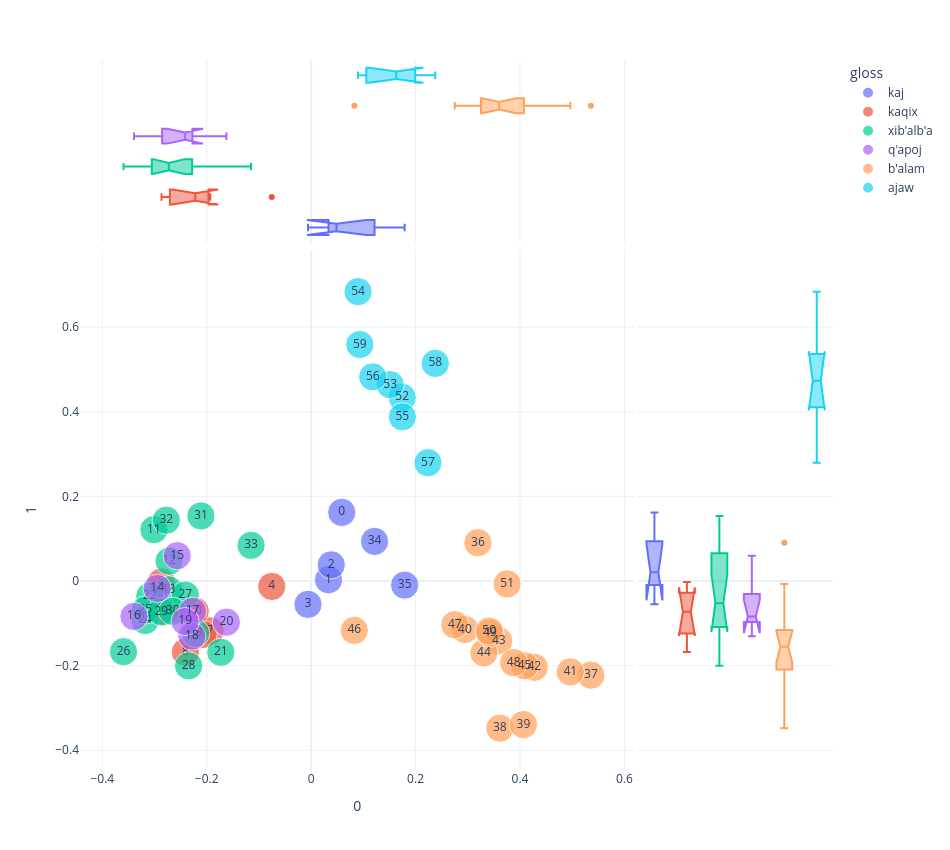
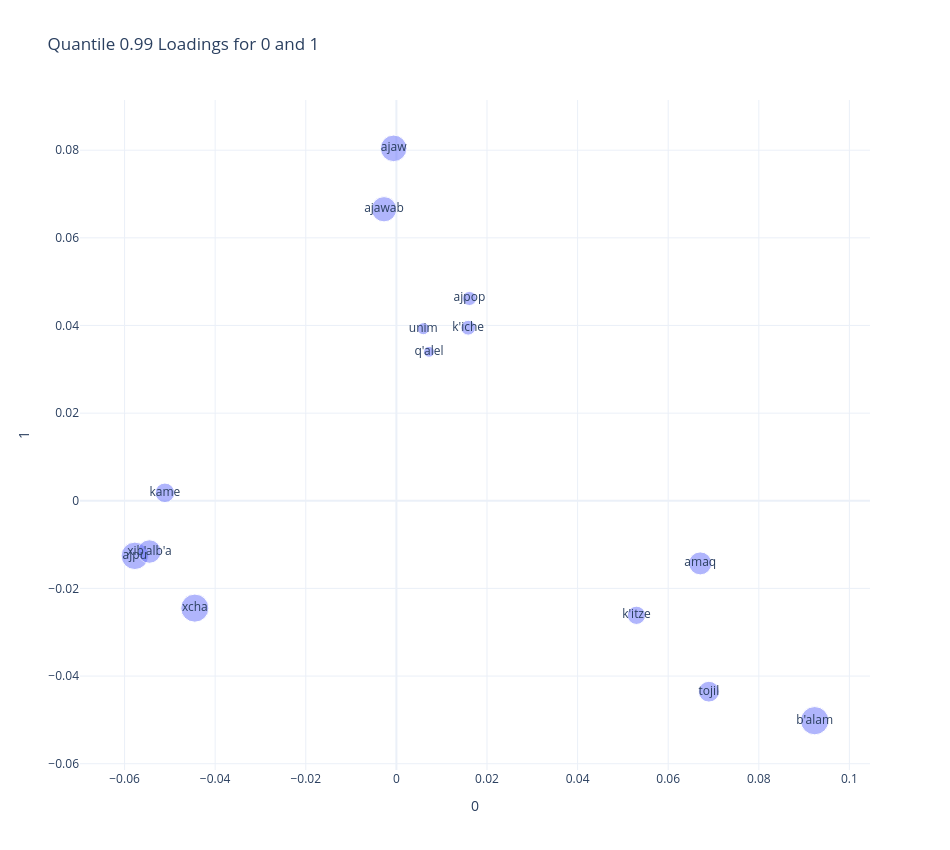

Notebook code for these charts, in order:
### Code cell
plot_pca(0,1)

### Figure 1 — Plotly figure (JSON) as saved in the notebook; plotly's stock layout.template omitted (floating-point values rounded to 4 significant figures)
{"data": [{"hovertemplate": "gloss=kaj<br>0=%{x}<br>1=%{y}<br>size=%{marker.size}<br>doc_id=%{text}<extra></extra>", "legendgroup": "kaj", "marker": {"color": "#636efa", "size": [1, 1, 1, 1, 1, 1], "sizemode": "area", "sizeref": 0.0025, "symbol": "circle"}, "mode": "markers+text", "name": "kaj", "orientation": "v", "showlegend": true, "text": [0.0, 1.0, 2.0, 3.0, 34.0, 35.0], "type": "scatter", "x": [0.0586, 0.03325, 0.03844, -0.006078, 0.1214, 0.1791], "xaxis": "x", "y": [0.1622, 0.002986, 0.03819, -0.05519, 0.09371, -0.009611], "yaxis": "y"}, {"alignmentgroup": "True", "hovertemplate": "gloss=kaj<br>0=%{x}<extra></extra>", "legendgroup": "kaj", "marker": {"color": "#636efa", "symbol": "circle"}, "name": "kaj", "notched": true, "offsetgroup": "kaj", "showlegend": false, "type": "box", "x": [0.0586, 0.03325, 0.03844, -0.006078, 0.1214, 0.1791], "xaxis": "x3", "yaxis": "y3"}, {"alignmentgroup": "True", "hovertemplate": "gloss=kaj<br>1=%{y}<extra></extra>", "legendgroup": "kaj", "marker": {"color": "#636efa", "symbol": "circle"}, "name": "kaj", "notched": true, "offsetgroup": "kaj", "showlegend": false, "type": "box", "xaxis": "x2", "y": [0.1622, 0.002986, 0.03819, -0.05519, 0.09371, -0.009611], "yaxis": "y2"}, {"hovertemplate": "gloss=kaqix<br>0=%{x}<br>1=%{y}<br>size=%{marker.size}<br>doc_id=%{text}<extra></extra>", "legendgroup": "kaqix", "marker": {"color": "#EF553B", "size": [1, 1, 1, 1, 1, 1, 1], "sizemode": "area", "sizeref": 0.0025, "symbol": "circle"}, "mode": "markers+text", "name": "kaqix", "orientation": "v", "showlegend": true, "text": [4.0, 5.0, 6.0, 7.0, 8.0, 9.0, 10.0], "type": "scatter", "x": [-0.07544, -0.2805, -0.2866, -0.1932, -0.2409, -0.207, -0.2221], "xaxis": "x", "y": [-0.01285, -0.07239, -0.002169, -0.1177, -0.1679, -0.1264, -0.0713], "yaxis": "y"}, {"alignmentgroup": "True", "hovertemplate": "gloss=kaqix<br>0=%{x}<extra></extra>", "legendgroup": "kaqix", "marker": {"color": "#EF553B", "symbol": "circle"}, "name": "kaqix", "notched": true, "offsetgroup": "kaqix", "showlegend": false, "type": "box", "x": [-0.07544, -0.2805, -0.2866, -0.1932, -0.2409, -0.207, -0.2221], "xaxis": "x3", "yaxis": "y3"}, {"alignmentgroup": "True", "hovertemplate": "gloss=kaqix<br>1=%{y}<extra></extra>", "legendgroup": "kaqix", "marker": {"color": "#EF553B", "symbol": "circle"}, "name": "kaqix", "notched": true, "offsetgroup": "kaqix", "showlegend": false, "type": "box", "xaxis": "x2", "y": [-0.01285, -0.07239, -0.002169, -0.1177, -0.1679, -0.1264, -0.0713], "yaxis": "y2"}, {"hovertemplate": "gloss=xib'alb'a<br>0=%{x}<br>1=%{y}<br>size=%{marker.size}<br>doc_id=%{text}<extra></extra>", "legendgroup": "xib'alb'a", "marker": {"color": "#00cc96", "size": [1, 1, 1, 1, 1, 1, 1, 1, 1, 1, 1, 1, 1, 1, 1, 1], "sizemode": "area", "sizeref": 0.0025, "symbol": "circle"}, "mode": "markers+text", "name": "xib'alb'a", "orientation": "v", "showlegend": true, "text": [11.0, 12.0, 13.0, 21.0, 22.0, 23.0, 24.0, 25.0, 26.0, 27.0, 28.0, 29.0, 30.0, 31.0, 32.0, 33.0], "type": "scatter", "x": [-0.3012, -0.2721, -0.2731, -0.1731, -0.3091, -0.2212, -0.3181, -0.3177, -0.3594, -0.2411, -0.2347, -0.2871, -0.2653, -0.2111, -0.2774, -0.1151], "xaxis": "x", "y": [0.1214, 0.04689, -0.02073, -0.1685, -0.03603, -0.1235, -0.09332, -0.06862, -0.167, -0.03296, -0.2003, -0.07278, -0.07159, 0.1538, 0.1438, 0.08426], "yaxis": "y"}, {"alignmentgroup": "True", "hovertemplate": "gloss=xib'alb'a<br>0=%{x}<extra></extra>", "legendgroup": "xib'alb'a", "marker": {"color": "#00cc96", "symbol": "circle"}, "name": "xib'alb'a", "notched": true, "offsetgroup": "xib'alb'a", "showlegend": false, "type": "box", "x": [-0.3012, -0.2721, -0.2731, -0.1731, -0.3091, -0.2212, -0.3181, -0.3177, -0.3594, -0.2411, -0.2347, -0.2871, -0.2653, -0.2111, -0.2774, -0.1151], "xaxis": "x3", "yaxis": "y3"}, {"alignmentgroup": "True", "hovertemplate": "gloss=xib'alb'a<br>1=%{y}<extra></extra>", "legendgroup": "xib'alb'a", "marker": {"color": "#00cc96", "symbol": "circle"}, "name": "xib'alb'a", "notched": true, "offsetgroup": "xib'alb'a", "showlegend": false, "type": "box", "xaxis": "x2", "y": [0.1214, 0.04689, -0.02073, -0.1685, -0.03603, -0.1235, -0.09332, -0.06862, -0.167, -0.03296, -0.2003, -0.07278, -0.07159, 0.1538, 0.1438, 0.08426], "yaxis": "y2"}, {"hovertemplate": "gloss=q'apoj<br>0=%{x}<br>1=%{y}<br>size=%{marker.size}<br>doc_id=%{text}<extra></extra>", "legendgroup": "q'apoj", "marker": {"color": "#ab63fa", "size": [1, 1, 1, 1, 1, 1, 1], "sizemode": "area", "sizeref": 0.0025, "symbol": "circle"}, "mode": "markers+text", "name": "q'apoj", "orientation": "v", "showlegend": true, "text": [14.0, 15.0, 16.0, 17.0, 18.0, 19.0, 20.0], "type": "scatter", "x": [-0.295, -0.2566, -0.3394, -0.2272, -0.2284, -0.2414, -0.1624], "xaxis": "x", "y": [-0.01748, 0.05985, -0.08379, -0.07137, -0.1305, -0.09563, -0.09729], "yaxis": "y"}, {"alignmentgroup": "True", "hovertemplate": "gloss=q'apoj<br>0=%{x}<extra></extra>", "legendgroup": "q'apoj", "marker": {"color": "#ab63fa", "symbol": "circle"}, "name": "q'apoj", "notched": true, "offsetgroup": "q'apoj", "showlegend": false, "type": "box", "x": [-0.295, -0.2566, -0.3394, -0.2272, -0.2284, -0.2414, -0.1624], "xaxis": "x3", "yaxis": "y3"}, {"alignmentgroup": "True", "hovertemplate": "gloss=q'apoj<br>1=%{y}<extra></extra>", "legendgroup": "q'apoj", "marker": {"color": "#ab63fa", "symbol": "circle"}, "name": "q'apoj", "notched": true, "offsetgroup": "q'apoj", "showlegend": false, "type": "box", "xaxis": "x2", "y": [-0.01748, 0.05985, -0.08379, -0.07137, -0.1305, -0.09563, -0.09729], "yaxis": "y2"}, {"hovertemplate": "gloss=b'alam<br>0=%{x}<br>1=%{y}<br>size=%{marker.size}<br>doc_id=%{text}<extra></extra>", "legendgroup": "b'alam", "marker": {"color": "#FFA15A", "size": [1, 1, 1, 1, 1, 1, 1, 1, 1, 1, 1, 1, 1, 1, 1, 1], "sizemode": "area", "sizeref": 0.0025, "symbol": "circle"}, "mode": "markers+text", "name": "b'alam", "orientation": "v", "showlegend": true, "text": [36.0, 37.0, 38.0, 39.0, 40.0, 41.0, 42.0, 43.0, 44.0, 45.0, 46.0, 47.0, 48.0, 49.0, 50.0, 51.0], "type": "scatter", "x": [0.3195, 0.5358, 0.3614, 0.4066, 0.2946, 0.4964, 0.4273, 0.3593, 0.3309, 0.4089, 0.08267, 0.2752, 0.3879, 0.3427, 0.3409, 0.3754], "xaxis": "x", "y": [0.09043, -0.2225, -0.3478, -0.3393, -0.1146, -0.2149, -0.2038, -0.1414, -0.1696, -0.2005, -0.1167, -0.1033, -0.193, -0.1233, -0.1183, -0.006844], "yaxis": "y"}, {"alignmentgroup": "True", "hovertemplate": "gloss=b'alam<br>0=%{x}<extra></extra>", "legendgroup": "b'alam", "marker": {"color": "#FFA15A", "symbol": "circle"}, "name": "b'alam", "notched": true, "offsetgroup": "b'alam", "showlegend": false, "type": "box", "x": [0.3195, 0.5358, 0.3614, 0.4066, 0.2946, 0.4964, 0.4273, 0.3593, 0.3309, 0.4089, 0.08267, 0.2752, 0.3879, 0.3427, 0.3409, 0.3754], "xaxis": "x3", "yaxis": "y3"}, {"alignmentgroup": "True", "hovertemplate": "gloss=b'alam<br>1=%{y}<extra></extra>", "legendgroup": "b'alam", "marker": {"color": "#FFA15A", "symbol": "circle"}, "name": "b'alam", "notched": true, "offsetgroup": "b'alam", "showlegend": false, "type": "box", "xaxis": "x2", "y": [0.09043, -0.2225, -0.3478, -0.3393, -0.1146, -0.2149, -0.2038, -0.1414, -0.1696, -0.2005, -0.1167, -0.1033, -0.193, -0.1233, -0.1183, -0.006844], "yaxis": "y2"}, {"hovertemplate": "gloss=ajaw<br>0=%{x}<br>1=%{y}<br>size=%{marker.size}<br>doc_id=%{text}<extra></extra>", "legendgroup": "ajaw", "marker": {"color": "#19d3f3", "size": [1, 1, 1, 1, 1, 1, 1, 1], "sizemode": "area", "sizeref": 0.0025, "symbol": "circle"}, "mode": "markers+text", "name": "ajaw", "orientation": "v", "showlegend": true, "text": [52.0, 53.0, 54.0, 55.0, 56.0, 57.0, 58.0, 59.0], "type": "scatter", "x": [0.1745, 0.1514, 0.08974, 0.1747, 0.118, 0.2237, 0.2377, 0.09318], "xaxis": "x", "y": [0.4339, 0.464, 0.6839, 0.388, 0.4826, 0.2796, 0.5144, 0.5589], "yaxis": "y"}, {"alignmentgroup": "True", "hovertemplate": "gloss=ajaw<br>0=%{x}<extra></extra>", "legendgroup": "ajaw", "marker": {"color": "#19d3f3", "symbol": "circle"}, "name": "ajaw", "notched": true, "offsetgroup": "ajaw", "showlegend": false, "type": "box", "x": [0.1745, 0.1514, 0.08974, 0.1747, 0.118, 0.2237, 0.2377, 0.09318], "xaxis": "x3", "yaxis": "y3"}, {"alignmentgroup": "True", "hovertemplate": "gloss=ajaw<br>1=%{y}<extra></extra>", "legendgroup": "ajaw", "marker": {"color": "#19d3f3", "symbol": "circle"}, "name": "ajaw", "notched": true, "offsetgroup": "ajaw", "showlegend": false, "type": "box", "xaxis": "x2", "y": [0.4339, 0.464, 0.6839, 0.388, 0.4826, 0.2796, 0.5144, 0.5589], "yaxis": "y2"}], "layout": {"height": 850, "legend": {"itemsizing": "constant", "title": {"text": "gloss"}, "tracegroupgap": 0}, "margin": {"t": 60}, "width": 950, "xaxis": {"anchor": "y", "domain": [0, 0.7363], "title": {"text": "0"}}, "xaxis2": {"anchor": "y2", "domain": [0.7413, 1], "matches": "x2", "showgrid": false, "showline": false, "showticklabels": false, "ticks": ""}, "xaxis3": {"anchor": "y3", "domain": [0, 0.7363], "matches": "x", "showgrid": true, "showticklabels": false}, "xaxis4": {"anchor": "y4", "domain": [0.7413, 1], "matches": "x2", "showgrid": false, "showline": false, "showticklabels": false, "ticks": ""}, "yaxis": {"anchor": "x", "domain": [0, 0.7326], "title": {"text": "1"}}, "yaxis2": {"anchor": "x2", "domain": [0, 0.7326], "matches": "y", "showgrid": true, "showticklabels": false}, "yaxis3": {"anchor": "x3", "domain": [0.7426, 1], "matches": "y3", "showgrid": false, "showline": false, "showticklabels": false, "ticks": ""}, "yaxis4": {"anchor": "x4", "domain": [0.7426, 1], "matches": "y3", "showgrid": true, "showline": false, "showticklabels": false, "ticks": ""}}}

### Figure 2 — Plotly figure (JSON) as saved in the notebook; plotly's stock layout.template omitted (floating-point values rounded to 4 significant figures)
{"data": [{"hovertemplate": "0=%{x}<br>1=%{y}<br>n=%{marker.size}<br>text=%{text}<extra></extra>", "legendgroup": "", "marker": {"color": "#636efa", "opacity": 0.5, "size": [144, 101, 153, 64, 73, 83, 151, 105, 135, 122, 38, 42, 23, 28], "sizemode": "area", "sizeref": 0.3825, "symbol": "circle"}, "mode": "markers+text", "name": "", "orientation": "v", "showlegend": false, "text": ["ajpu", "amaq", "b'alam", "k'itze", "kame", "tojil", "xcha", "xib'alb'a", "ajaw", "ajawab", "ajpop", "k'iche", "q'alel", "unim"], "type": "scatter", "x": [-0.05773, 0.06707, 0.09233, 0.05299, -0.0511, 0.06898, -0.04449, -0.05451, -0.000606, -0.002725, 0.01613, 0.01586, 0.007205, 0.005939], "xaxis": "x", "y": [-0.01256, -0.01428, -0.05018, -0.02613, 0.001818, -0.04356, -0.0245, -0.01158, 0.08042, 0.06652, 0.04616, 0.03949, 0.034, 0.03927], "yaxis": "y"}], "layout": {"height": 850, "legend": {"itemsizing": "constant", "tracegroupgap": 0}, "title": {"text": "Quantile 0.99 Loadings for 0 and 1"}, "width": 950, "xaxis": {"anchor": "y", "domain": [0, 1], "title": {"text": "0"}}, "yaxis": {"anchor": "x", "domain": [0, 1], "title": {"text": "1"}}}}
